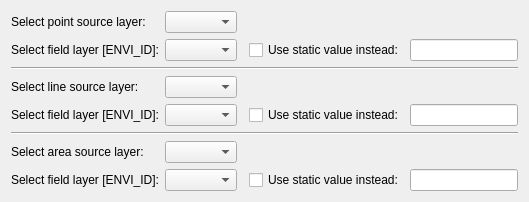
                <widget class="QWidget" name="tab_9">
                 <attribute name="title">
                  <string>Sources / Pollutants</string>
                 </attribute>
                 <layout class="QGridLayout" name="gridLayout_16">
                  <item row="4" column="0">
                   <widget class="QLabel" name="label_36">
                    <property name="text">
                     <string>Select field layer [ENVI_ID]:</string>
                    </property>
                   </widget>
                  </item>
                  <item row="4" column="3">
                   <widget class="QCheckBox" name="chk_srcLID">
                    <property name="text">
                     <string>Use static value instead:</string>
                    </property>
                   </widget>
                  </item>
                  <item row="0" column="0">
                   <widget class="QLabel" name="label_32">
                    <property name="text">
                     <string>Select point source layer:</string>
                    </property>
                   </widget>
                  </item>
                  <item row="1" column="0">
                   <widget class="QLabel" name="label_35">
                    <property name="text">
                     <string>Select field layer [ENVI_ID]:</string>
                    </property>
                   </widget>
                  </item>
                  <item row="0" column="1">
                   <widget class="QgsMapLayerComboBox" name="cb_srcPLayer">
                    <property name="sizePolicy">
                     <sizepolicy hsizetype="Expanding" vsizetype="Fixed">
                      <horstretch>0</horstretch>
                      <verstretch>0</verstretch>
                     </sizepolicy>
                    </property>
                    <property name="currentIndex">
                     <number>-1</number>
                    </property>
                    <property name="allowEmptyLayer">
                     <bool>true</bool>
                    </property>
                   </widget>
                  </item>
                  <item row="3" column="1">
                   <widget class="QgsMapLayerComboBox" name="cb_srcLLayer">
                    <property name="currentIndex">
                     <number>-1</number>
                    </property>
                    <property name="allowEmptyLayer">
                     <bool>true</bool>
                    </property>
                   </widget>
                  </item>
                  <item row="6" column="0">
                   <widget class="QLabel" name="label_34">
                    <property name="text">
                     <string>Select area source layer:</string>
                    </property>
                   </widget>
                  </item>
                  <item row="7" column="0">
                   <widget class="QLabel" name="label_37">
                    <property name="text">
                     <string>Select field layer [ENVI_ID]:</string>
                    </property>
                   </widget>
                  </item>
                  <item row="1" column="3">
                   <widget class="QCheckBox" name="chk_srcPID">
                    <property name="text">
                     <string>Use static value instead:</string>
                    </property>
                   </widget>
                  </item>
                  <item row="1" column="1">
                   <widget class="QgsFieldComboBox" name="cb_srcPID"/>
                  </item>
                  <item row="6" column="1">
                   <widget class="QgsMapLayerComboBox" name="cb_srcALayer">
                    <property name="currentIndex">
                     <number>-1</number>
                    </property>
                    <property name="allowEmptyLayer">
                     <bool>true</bool>
                    </property>
                   </widget>
                  </item>
                  <item row="7" column="1">
                   <widget class="QgsFieldComboBox" name="cb_srcAID"/>
                  </item>
                  <item row="7" column="3">
                   <widget class="QCheckBox" name="chk_srcAID">
                    <property name="text">
                     <string>Use static value instead:</string>
                    </property>
                   </widget>
                  </item>
                  <item row="3" column="0">
                   <widget class="QLabel" name="label_33">
                    <property name="text">
                     <string>Select line source layer:</string>
                    </property>
                   </widget>
                  </item>
                  <item row="4" column="1">
                   <widget class="QgsFieldComboBox" name="cb_srcLID"/>
                  </item>
                  <item row="1" column="4">
                   <widget class="QLineEdit" name="le_srcP"/>
                  </item>
                  <item row="4" column="4">
                   <widget class="QLineEdit" name="le_srcL"/>
                  </item>
                  <item row="7" column="4">
                   <widget class="QLineEdit" name="le_srcA"/>
                  </item>
                  <item row="2" column="0" colspan="5">
                   <widget class="Line" name="line">
                    <property name="orientation">
                     <enum>Qt::Horizontal</enum>
                    </property>
                   </widget>
                  </item>
                  <item row="5" column="0" colspan="5">
                   <widget class="Line" name="line_2">
                    <property name="orientation">
                     <enum>Qt::Horizontal</enum>
                    </property>
                   </widget>
                  </item>
                 </layout>
                </widget>
